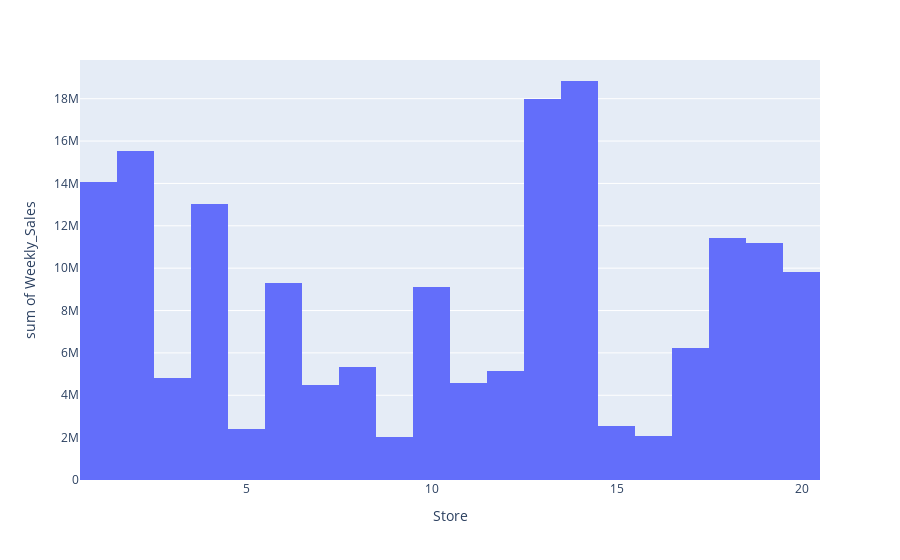

Write notebook code for a chart like this one.
### Markdown cell above
### Visualisation of the relations between each feature and the target

### Code cell
#Weekly sales over Store ID
s_store = px.histogram(w_sales, x='Store', y='Weekly_Sales', nbins=21)
s_store.show()

### Figure 1 — Plotly figure (JSON) as saved in the notebook; plotly's stock layout.template omitted (floating-point values rounded to 4 significant figures; data arrays with more than 128 entries replaced by an {"elided": "..."} marker saying what was removed)
{"data": [{"alignmentgroup": "True", "bingroup": "x", "histfunc": "sum", "hovertemplate": "Store=%{x}<br>sum of Weekly_Sales=%{y}<extra></extra>", "legendgroup": "", "marker": {"color": "#636efa", "pattern": {"shape": ""}}, "name": "", "nbinsx": 21, "offsetgroup": "", "orientation": "v", "showlegend": false, "type": "histogram", "x": {"elided": "150 int values"}, "xaxis": "x", "y": {"elided": "150 float values"}, "yaxis": "y"}], "layout": {"barmode": "relative", "legend": {"tracegroupgap": 0}, "margin": {"t": 60}, "xaxis": {"anchor": "y", "domain": [0, 1], "title": {"text": "Store"}}, "yaxis": {"anchor": "x", "domain": [0, 1], "title": {"text": "sum of Weekly_Sales"}}}}
